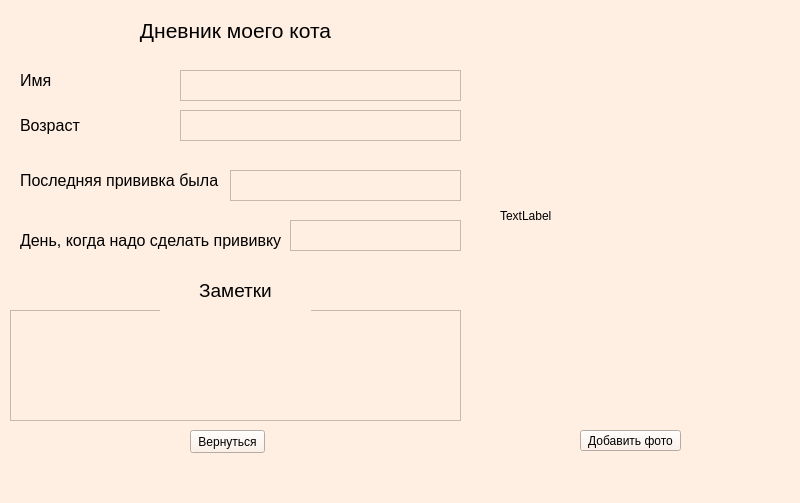
<?xml version="1.0" encoding="UTF-8"?>
<ui version="4.0">
 <class>MainWindow</class>
 <widget class="QMainWindow" name="MainWindow">
  <property name="geometry">
   <rect>
    <x>0</x>
    <y>0</y>
    <width>800</width>
    <height>503</height>
   </rect>
  </property>
  <property name="windowTitle">
   <string>MainWindow</string>
  </property>
  <property name="styleSheet">
   <string notr="true">background-color: rgb(255, 238, 226);</string>
  </property>
  <widget class="QWidget" name="centralwidget">
   <widget class="QLabel" name="label">
    <property name="geometry">
     <rect>
      <x>500</x>
      <y>20</y>
      <width>261</width>
      <height>391</height>
     </rect>
    </property>
    <property name="text">
     <string>TextLabel</string>
    </property>
   </widget>
   <widget class="QLabel" name="label_2">
    <property name="geometry">
     <rect>
      <x>20</x>
      <y>70</y>
      <width>101</width>
      <height>21</height>
     </rect>
    </property>
    <property name="text">
     <string>&lt;html&gt;&lt;head/&gt;&lt;body&gt;&lt;p&gt;&lt;span style=&quot; font-size:12pt;&quot;&gt;Имя&lt;/span&gt;&lt;/p&gt;&lt;/body&gt;&lt;/html&gt;</string>
    </property>
   </widget>
   <widget class="QLabel" name="label_3">
    <property name="geometry">
     <rect>
      <x>20</x>
      <y>110</y>
      <width>101</width>
      <height>31</height>
     </rect>
    </property>
    <property name="text">
     <string>&lt;html&gt;&lt;head/&gt;&lt;body&gt;&lt;p&gt;&lt;span style=&quot; font-size:12pt;&quot;&gt;Возраст&lt;/span&gt;&lt;/p&gt;&lt;/body&gt;&lt;/html&gt;</string>
    </property>
   </widget>
   <widget class="QLabel" name="label_4">
    <property name="geometry">
     <rect>
      <x>20</x>
      <y>160</y>
      <width>221</width>
      <height>41</height>
     </rect>
    </property>
    <property name="text">
     <string>&lt;html&gt;&lt;head/&gt;&lt;body&gt;&lt;p&gt;&lt;span style=&quot; font-size:12pt;&quot;&gt;Последняя прививка была&lt;/span&gt;&lt;/p&gt;&lt;/body&gt;&lt;/html&gt;</string>
    </property>
   </widget>
   <widget class="QLabel" name="label_5">
    <property name="geometry">
     <rect>
      <x>20</x>
      <y>220</y>
      <width>271</width>
      <height>41</height>
     </rect>
    </property>
    <property name="text">
     <string>&lt;html&gt;&lt;head/&gt;&lt;body&gt;&lt;p&gt;&lt;span style=&quot; font-size:12pt;&quot;&gt;День, когда надо сделать прививку&lt;/span&gt;&lt;/p&gt;&lt;/body&gt;&lt;/html&gt;</string>
    </property>
   </widget>
   <widget class="QPushButton" name="add_photo">
    <property name="geometry">
     <rect>
      <x>580</x>
      <y>430</y>
      <width>101</width>
      <height>21</height>
     </rect>
    </property>
    <property name="text">
     <string>Добавить фото</string>
    </property>
   </widget>
   <widget class="QPushButton" name="back">
    <property name="geometry">
     <rect>
      <x>190</x>
      <y>430</y>
      <width>75</width>
      <height>23</height>
     </rect>
    </property>
    <property name="text">
     <string>Вернуться</string>
    </property>
   </widget>
   <widget class="QTextEdit" name="nameEdit">
    <property name="geometry">
     <rect>
      <x>180</x>
      <y>70</y>
      <width>281</width>
      <height>31</height>
     </rect>
    </property>
   </widget>
   <widget class="QTextEdit" name="textEdit_2">
    <property name="geometry">
     <rect>
      <x>10</x>
      <y>310</y>
      <width>451</width>
      <height>111</height>
     </rect>
    </property>
   </widget>
   <widget class="QTextEdit" name="ageEdit">
    <property name="geometry">
     <rect>
      <x>180</x>
      <y>110</y>
      <width>281</width>
      <height>31</height>
     </rect>
    </property>
   </widget>
   <widget class="QTextEdit" name="lastEdit">
    <property name="geometry">
     <rect>
      <x>230</x>
      <y>170</y>
      <width>231</width>
      <height>31</height>
     </rect>
    </property>
   </widget>
   <widget class="QTextEdit" name="featureEdit">
    <property name="geometry">
     <rect>
      <x>290</x>
      <y>220</y>
      <width>171</width>
      <height>31</height>
     </rect>
    </property>
   </widget>
   <widget class="QLabel" name="label_6">
    <property name="geometry">
     <rect>
      <x>160</x>
      <y>270</y>
      <width>151</width>
      <height>41</height>
     </rect>
    </property>
    <property name="text">
     <string>&lt;html&gt;&lt;head/&gt;&lt;body&gt;&lt;p align=&quot;center&quot;&gt;&lt;span style=&quot; font-size:14pt;&quot;&gt;Заметки&lt;/span&gt;&lt;/p&gt;&lt;/body&gt;&lt;/html&gt;</string>
    </property>
   </widget>
   <widget class="QLabel" name="label_7">
    <property name="geometry">
     <rect>
      <x>100</x>
      <y>10</y>
      <width>271</width>
      <height>41</height>
     </rect>
    </property>
    <property name="text">
     <string>&lt;html&gt;&lt;head/&gt;&lt;body&gt;&lt;p align=&quot;center&quot;&gt;&lt;span style=&quot; font-size:16pt;&quot;&gt;Дневник моего кота&lt;/span&gt;&lt;/p&gt;&lt;/body&gt;&lt;/html&gt;</string>
    </property>
   </widget>
  </widget>
  <widget class="QMenuBar" name="menubar">
   <property name="geometry">
    <rect>
     <x>0</x>
     <y>0</y>
     <width>800</width>
     <height>21</height>
    </rect>
   </property>
  </widget>
  <widget class="QStatusBar" name="statusbar"/>
 </widget>
 <resources/>
 <connections/>
</ui>
